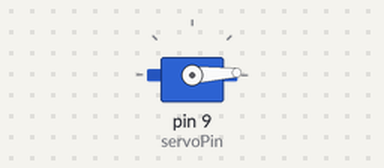
This sketch was run on a simulated Arduino Uno, built with avr-gcc and run on an emulated ATmega328P. Parts: servo.

Above: at 0.05 s.
At 0.9 s:
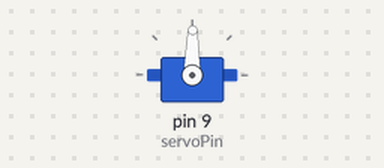
At 1.75 s:
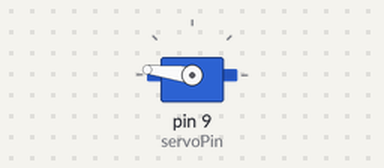
At 3.45 s:
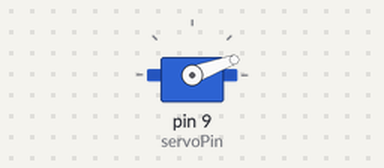
Timing chart, 0 to 8.4 s (numbered marks = the images above):
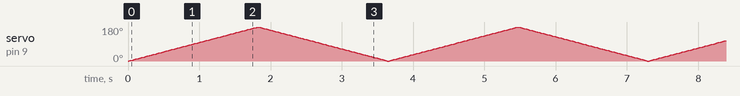

The sketch:

Servo.ino
```cpp
/*
Voltage: 5V
*/
#include <Servo.h>

Servo myservo;
int servoPin = 9; // Set this to the PIN connected to servo's control line
int val = 0;
int stepAngle = 1;
int interval = 10;
int minAngle = 0;
int maxAngle = 180;

void setup(){
  myservo.attach(servoPin);
}

void loop(){
  for(val=minAngle;val<=maxAngle;val+=stepAngle){
    myservo.write(val);
    delay(interval);
  }
  for(val=maxAngle;val>=minAngle;val-=stepAngle){
    myservo.write(val);
    delay(interval);
  }
}
```
